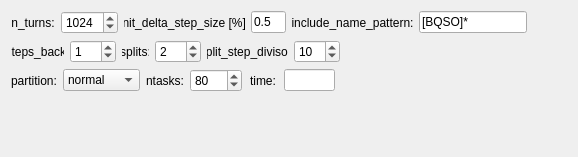
          <widget class="QWidget" name="tab_35">
           <attribute name="title">
            <string>Production</string>
           </attribute>
           <layout class="QVBoxLayout" name="verticalLayout_106">
            <item>
             <layout class="QHBoxLayout" name="horizontalLayout_77">
              <item>
               <layout class="QHBoxLayout" name="horizontalLayout_91">
                <item>
                 <widget class="QLabel" name="label_159">
                  <property name="maximumSize">
                   <size>
                    <width>45</width>
                    <height>16777215</height>
                   </size>
                  </property>
                  <property name="text">
                   <string>n_turns:</string>
                  </property>
                  <property name="alignment">
                   <set>Qt::AlignCenter</set>
                  </property>
                 </widget>
                </item>
                <item>
                 <widget class="QSpinBox" name="spinBox_n_turns_mom_aper_prod">
                  <property name="maximumSize">
                   <size>
                    <width>57</width>
                    <height>16777215</height>
                   </size>
                  </property>
                  <property name="minimum">
                   <number>3</number>
                  </property>
                  <property name="maximum">
                   <number>10000</number>
                  </property>
                  <property name="value">
                   <number>1024</number>
                  </property>
                 </widget>
                </item>
               </layout>
              </item>
              <item>
               <layout class="QHBoxLayout" name="horizontalLayout_85">
                <item>
                 <widget class="QLabel" name="label_156">
                  <property name="maximumSize">
                   <size>
                    <width>121</width>
                    <height>16777215</height>
                   </size>
                  </property>
                  <property name="text">
                   <string>init_delta_step_size [%]:</string>
                  </property>
                  <property name="alignment">
                   <set>Qt::AlignCenter</set>
                  </property>
                 </widget>
                </item>
                <item>
                 <widget class="QLineEdit" name="lineEdit_init_delta_step_size_mom_aper_prod">
                  <property name="minimumSize">
                   <size>
                    <width>30</width>
                    <height>0</height>
                   </size>
                  </property>
                  <property name="maximumSize">
                   <size>
                    <width>35</width>
                    <height>16777215</height>
                   </size>
                  </property>
                  <property name="text">
                   <string>0.5</string>
                  </property>
                 </widget>
                </item>
               </layout>
              </item>
              <item>
               <layout class="QHBoxLayout" name="horizontalLayout_82">
                <item>
                 <widget class="QLabel" name="label_152">
                  <property name="maximumSize">
                   <size>
                    <width>121</width>
                    <height>16777215</height>
                   </size>
                  </property>
                  <property name="text">
                   <string>include_name_pattern:</string>
                  </property>
                  <property name="alignment">
                   <set>Qt::AlignCenter</set>
                  </property>
                 </widget>
                </item>
                <item>
                 <widget class="QLineEdit" name="lineEdit_include_name_pattern_mom_aper_prod">
                  <property name="maximumSize">
                   <size>
                    <width>200</width>
                    <height>16777215</height>
                   </size>
                  </property>
                  <property name="text">
                   <string>[BQSO]*</string>
                  </property>
                 </widget>
                </item>
               </layout>
              </item>
              <item>
               <spacer name="horizontalSpacer_43">
                <property name="orientation">
                 <enum>Qt::Horizontal</enum>
                </property>
                <property name="sizeHint" stdset="0">
                 <size>
                  <width>40</width>
                  <height>20</height>
                 </size>
                </property>
               </spacer>
              </item>
             </layout>
            </item>
            <item>
             <layout class="QHBoxLayout" name="horizontalLayout_79">
              <item>
               <layout class="QHBoxLayout" name="horizontalLayout_76">
                <item>
                 <widget class="QLabel" name="label_141">
                  <property name="maximumSize">
                   <size>
                    <width>53</width>
                    <height>16777215</height>
                   </size>
                  </property>
                  <property name="text">
                   <string>steps_back:</string>
                  </property>
                  <property name="alignment">
                   <set>Qt::AlignCenter</set>
                  </property>
                 </widget>
                </item>
                <item>
                 <widget class="QSpinBox" name="spinBox_steps_back_mom_aper_prod">
                  <property name="maximumSize">
                   <size>
                    <width>46</width>
                    <height>16777215</height>
                   </size>
                  </property>
                  <property name="minimum">
                   <number>0</number>
                  </property>
                  <property name="maximum">
                   <number>100</number>
                  </property>
                  <property name="value">
                   <number>1</number>
                  </property>
                 </widget>
                </item>
               </layout>
              </item>
              <item>
               <layout class="QHBoxLayout" name="horizontalLayout_55">
                <item>
                 <widget class="QLabel" name="label_142">
                  <property name="maximumSize">
                   <size>
                    <width>27</width>
                    <height>16777215</height>
                   </size>
                  </property>
                  <property name="text">
                   <string>splits:</string>
                  </property>
                  <property name="alignment">
                   <set>Qt::AlignCenter</set>
                  </property>
                 </widget>
                </item>
                <item>
                 <widget class="QSpinBox" name="spinBox_splits_mom_aper_prod">
                  <property name="maximumSize">
                   <size>
                    <width>46</width>
                    <height>16777215</height>
                   </size>
                  </property>
                  <property name="minimum">
                   <number>1</number>
                  </property>
                  <property name="maximum">
                   <number>100</number>
                  </property>
                  <property name="value">
                   <number>2</number>
                  </property>
                 </widget>
                </item>
               </layout>
              </item>
              <item>
               <layout class="QHBoxLayout" name="horizontalLayout_78">
                <item>
                 <widget class="QLabel" name="label_148">
                  <property name="maximumSize">
                   <size>
                    <width>81</width>
                    <height>16777215</height>
                   </size>
                  </property>
                  <property name="text">
                   <string>split_step_divisor:</string>
                  </property>
                  <property name="alignment">
                   <set>Qt::AlignCenter</set>
                  </property>
                 </widget>
                </item>
                <item>
                 <widget class="QSpinBox" name="spinBox_split_step_divisor_mom_aper_prod">
                  <property name="maximumSize">
                   <size>
                    <width>46</width>
                    <height>16777215</height>
                   </size>
                  </property>
                  <property name="minimum">
                   <number>2</number>
                  </property>
                  <property name="maximum">
                   <number>100</number>
                  </property>
                  <property name="value">
                   <number>10</number>
                  </property>
                 </widget>
                </item>
               </layout>
              </item>
              <item>
               <spacer name="horizontalSpacer_51">
                <property name="orientation">
                 <enum>Qt::Horizontal</enum>
                </property>
                <property name="sizeHint" stdset="0">
                 <size>
                  <width>40</width>
                  <height>20</height>
                 </size>
                </property>
               </spacer>
              </item>
             </layout>
            </item>
            <item>
             <layout class="QHBoxLayout" name="horizontalLayout_80">
              <item>
               <layout class="QHBoxLayout" name="horizontalLayout_87">
                <item>
                 <widget class="QLabel" name="label_157">
                  <property name="text">
                   <string>partition:</string>
                  </property>
                  <property name="alignment">
                   <set>Qt::AlignCenter</set>
                  </property>
                 </widget>
                </item>
                <item>
                 <widget class="QComboBox" name="comboBox_partition_mom_aper_prod">
                  <property name="currentIndex">
                   <number>0</number>
                  </property>
                  <item>
                   <property name="text">
                    <string>normal</string>
                   </property>
                  </item>
                  <item>
                   <property name="text">
                    <string>short</string>
                   </property>
                  </item>
                  <item>
                   <property name="text">
                    <string>debug</string>
                   </property>
                  </item>
                  <item>
                   <property name="text">
                    <string>long</string>
                   </property>
                  </item>
                  <item>
                   <property name="text">
                    <string>longlong</string>
                   </property>
                  </item>
                  <item>
                   <property name="text">
                    <string>low</string>
                   </property>
                  </item>
                  <item>
                   <property name="text">
                    <string>high</string>
                   </property>
                  </item>
                 </widget>
                </item>
               </layout>
              </item>
              <item>
               <layout class="QHBoxLayout" name="horizontalLayout_75">
                <item>
                 <widget class="QLabel" name="label_158">
                  <property name="maximumSize">
                   <size>
                    <width>52</width>
                    <height>16777215</height>
                   </size>
                  </property>
                  <property name="text">
                   <string>ntasks:</string>
                  </property>
                  <property name="alignment">
                   <set>Qt::AlignCenter</set>
                  </property>
                 </widget>
                </item>
                <item>
                 <widget class="QSpinBox" name="spinBox_ntasks_mom_aper_prod">
                  <property name="maximumSize">
                   <size>
                    <width>52</width>
                    <height>16777215</height>
                   </size>
                  </property>
                  <property name="specialValueText">
                   <string/>
                  </property>
                  <property name="minimum">
                   <number>2</number>
                  </property>
                  <property name="maximum">
                   <number>1000</number>
                  </property>
                  <property name="singleStep">
                   <number>2</number>
                  </property>
                  <property name="value">
                   <number>80</number>
                  </property>
                 </widget>
                </item>
               </layout>
              </item>
              <item>
               <layout class="QHBoxLayout" name="horizontalLayout_89">
                <item>
                 <widget class="QLabel" name="label_time_common_14">
                  <property name="maximumSize">
                   <size>
                    <width>30</width>
                    <height>16777215</height>
                   </size>
                  </property>
                  <property name="text">
                   <string>time:</string>
                  </property>
                  <property name="alignment">
                   <set>Qt::AlignCenter</set>
                  </property>
                 </widget>
                </item>
                <item>
                 <widget class="QLineEdit" name="lineEdit_time_mom_aper_prod">
                  <property name="maximumSize">
                   <size>
                    <width>51</width>
                    <height>16777215</height>
                   </size>
                  </property>
                  <property name="text">
                   <string/>
                  </property>
                 </widget>
                </item>
               </layout>
              </item>
              <item>
               <spacer name="horizontalSpacer_54">
                <property name="orientation">
                 <enum>Qt::Horizontal</enum>
                </property>
                <property name="sizeHint" stdset="0">
                 <size>
                  <width>40</width>
                  <height>20</height>
                 </size>
                </property>
               </spacer>
              </item>
             </layout>
            </item>
            <item>
             <spacer name="verticalSpacer_9">
              <property name="orientation">
               <enum>Qt::Vertical</enum>
              </property>
              <property name="sizeHint" stdset="0">
               <size>
                <width>20</width>
                <height>54</height>
               </size>
              </property>
             </spacer>
            </item>
           </layout>
          </widget>
